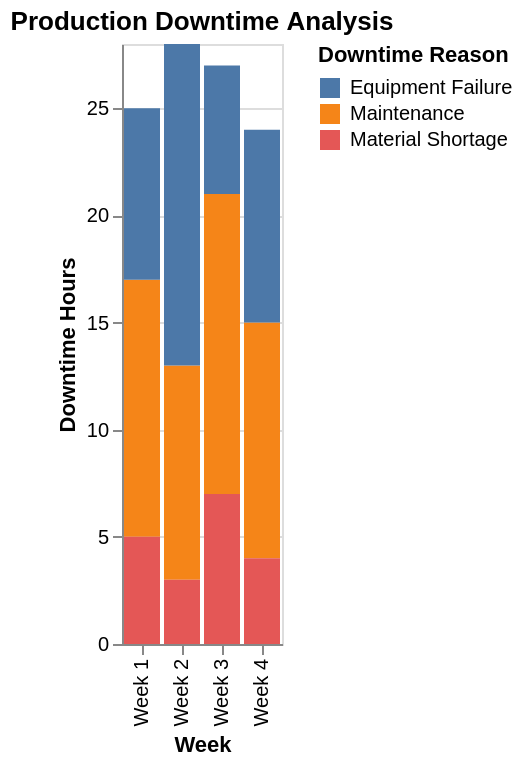

Vega-Lite specification stored for this chart:
### Vega-Lite specification from a JSON file in a GitHub repository (floating-point values rounded to 4 significant figures)
{"$schema": "https://vega.github.io/schema/vega-lite/v6.json", "description": "Production downtime analysis", "data": {"values": [{"week": "Week 1", "reason": "Maintenance", "hours": 12}, {"week": "Week 1", "reason": "Equipment Failure", "hours": 8}, {"week": "Week 1", "reason": "Material Shortage", "hours": 5}, {"week": "Week 2", "reason": "Maintenance", "hours": 10}, {"week": "Week 2", "reason": "Equipment Failure", "hours": 15}, {"week": "Week 2", "reason": "Material Shortage", "hours": 3}, {"week": "Week 3", "reason": "Maintenance", "hours": 14}, {"week": "Week 3", "reason": "Equipment Failure", "hours": 6}, {"week": "Week 3", "reason": "Material Shortage", "hours": 7}, {"week": "Week 4", "reason": "Maintenance", "hours": 11}, {"week": "Week 4", "reason": "Equipment Failure", "hours": 9}, {"week": "Week 4", "reason": "Material Shortage", "hours": 4}]}, "mark": "bar", "encoding": {"x": {"field": "week", "type": "ordinal", "axis": {"title": "Week"}}, "y": {"field": "hours", "type": "quantitative", "axis": {"title": "Downtime Hours"}}, "color": {"field": "reason", "type": "nominal", "legend": {"title": "Downtime Reason"}}}, "title": "Production Downtime Analysis"}
